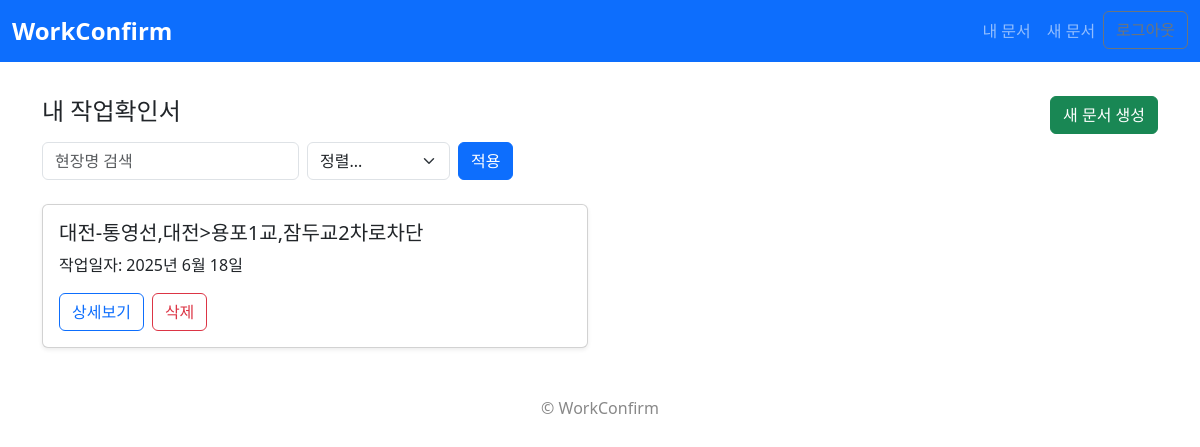
The app's page / (signed in), older data.
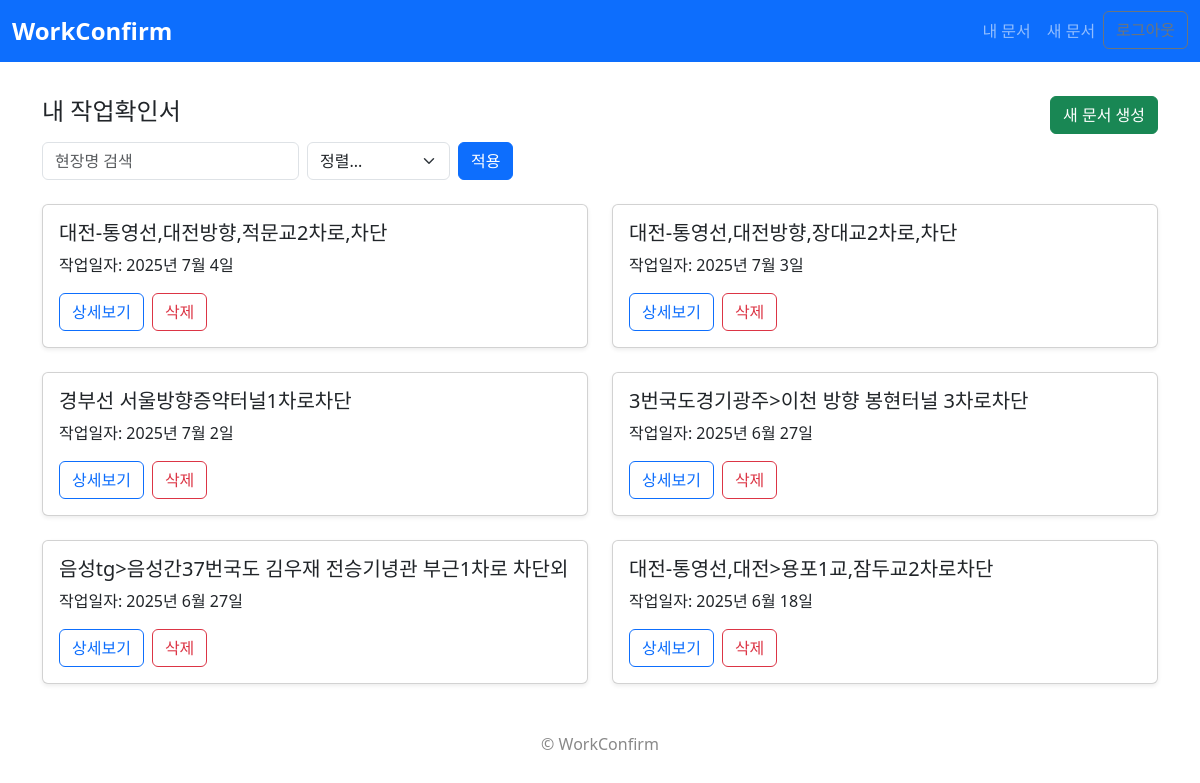
The same page, newer data.
### app/models.py (models this page shows, shortened)
class WorkFormDocument(models.Model):
    user          = models.ForeignKey(
                    settings.AUTH_USER_MODEL,
                        on_delete=models.CASCADE,
                        related_name='documents',
                        default = None
                    )
    created_at = models.DateTimeField(auto_now_add=True)
    folder_name = models.CharField('폴더명', max_length=255)
    docx_file = models.FileField('DOCX 파일', upload_to=upload_to)
    preview_image = models.ImageField('미리보기 이미지', upload_to=upload_to)
    class Meta:
        ordering = ['-created_at']

class WorkFormEntry(models.Model):
    document = models.ForeignKey(
        WorkFormDocument,
        on_delete=models.CASCADE,
        related_name='entries'
    )
    work_date    = models.DateField('작업일자')
    location     = models.CharField('현장명', max_length=100)
    device       = models.CharField('장비명', max_length=100)
    carno        = models.CharField('차량번호', max_length=100, blank=True)
    start_time   = models.TimeField('시작시간')
    end_time     = models.TimeField('종료시간')
    end_day      = models.CharField('종료일', max_length=10, choices=DAY_CHOICES, default='same')
    work_content = models.TextField('작업내용')
    confirm_date = models.DateField('확인일자')
    cert_17      = models.CharField('차단팀장명', max_length=100, blank=True)
    cert_18      = models.CharField('현장책임자명', max_length=100, blank=True)
    created_at   = models.DateTimeField(auto_now_add=True)
    class Meta:
        ordering = ['-created_at']

### app/views.py (the view)
# urls.py: path('',               views.document_list,   name='document_list'),
@login_required
def document_list(request):
    qs = WorkFormDocument.objects.filter(user=request.user)
    q = request.GET.get('q', '').strip()
    if q:
        qs = qs.filter(entries__location__icontains=q)
    sort = request.GET.get('sort')
    if sort == 'date_asc':
        qs = qs.order_by('entries__work_date')
    elif sort == 'date_desc':
        qs = qs.order_by('-entries__work_date')
    elif sort == 'name_asc':
        qs = qs.order_by('entries__location')
    elif sort == 'name_desc':
        qs = qs.order_by('-entries__location')
    else:
        qs = qs.order_by('-created_at')
    documents = qs.distinct()
    return render(request, 'app/document_list.html', {
        'documents': documents,
        'q': q,
        'sort': sort,
    })

### app/templates/app/document_list.html (shortened to what this page needs)
{% extends 'app/base.html' %}
{% block content %}
<div class="d-flex justify-content-between align-items-center mt-4 mb-2">
  <h4>내 작업확인서</h4>
  <a href="{% url 'document_create' %}" class="btn btn-success">새 문서 생성</a>
</div>
<form method="get" class="row g-2 align-items-center mb-4">
  <div class="col-auto">
    <input
      type="text"
      name="q"
      class="form-control"
      placeholder="현장명 검색"
      value="{{ q }}"
    >
  </div>
  <div class="col-auto">
    <select name="sort" class="form-select">
      <option value="">정렬...</option>
    </select>
  </div>
  <div class="col-auto">
    <button type="submit" class="btn btn-primary">적용</button>
  </div>
</form>
<div class="row row-cols-1 row-cols-md-2 g-4">
{% for doc in documents %}
  {% with entry=doc.entries.all.0 %}
    <div class="col">
      <div class="card h-100 shadow-sm">
        <div class="card-body">
          <h5 class="card-title">{{ entry.location }}</h5>
          <p class="card-text">작업일자: {{ entry.work_date }}</p>
          <div class="d-flex">
            <a href="{% url 'document_detail' doc.pk %}"
               class="btn btn-outline-primary me-2">
              상세보기
            </a>
            <form method="post"
                  action="{% url 'document_delete' doc.pk %}"
                  style="display:inline;"
                  onsubmit="return confirm('정말 이 문서를 삭제하시겠습니까?');">
              <button type="submit" class="btn btn-outline-danger">
                삭제
              </button>
            </form>
          </div>
        </div>
      </div>
    </div>
  {% endwith %}
{% endfor %}
</div>
{% endblock %}

### app/templates/app/base.html (shortened to what this page needs)
{% load static %}
<!DOCTYPE html>
<html lang="ko">
<head>
  <link href="https://cdn.jsdelivr.net/npm/bootstrap@5.3.0/dist/css/bootstrap.min.css" rel="stylesheet">
</head>
<body>
<nav class="navbar navbar-expand-lg navbar-dark bg-primary fixed-top">
  <div class="container-fluid">
    <a class="navbar-brand">WorkConfirm</a>
    <div class="collapse navbar-collapse" id="navMenu">
      <ul class="navbar-nav ms-auto">
        {% if user.is_authenticated %}
          <li class="nav-item"><a class="nav-link" href="{% url 'document_list' %}">내 문서</a></li>
          <li class="nav-item"><a class="nav-link" href="{% url 'document_create' %}">새 문서</a></li>
          <li class="nav-item">
            <form method="post" action="{% url 'logout' %}" class="d-inline">
              <button type="submit" class="btn btn-outline-secondary">로그아웃</button>
            </form>
          </li>
        {% else %}
          <li class="nav-item"><a class="nav-link" href="{% url 'login' %}">로그인</a></li>
          <li class="nav-item"><a class="nav-link" href="{% url 'register' %}">회원가입</a></li>
        {% endif %}
      </ul>
    </div>
  </div>
</nav>
<main class="container">
  {% block content %}{% endblock %}
</main>
<footer>&copy; {{ now.year }} WorkConfirm</footer>
</body>
</html>

### app/templates/app/base.html (style rules this page uses)
body { padding-top: 4.5rem; }
.navbar-brand { font-weight: bold; font-size:1.5rem; }
footer { text-align:center; padding:1rem 0; margin-top:2rem; color:#888; }

Row changes from the older to the newer data that the page shows:
added WorkFormDocument: entries.all.0.location "대전-통영선,대전방향,적문교2차로,차단", entries.all.0.work_date "2025년 7월 4일"
added WorkFormDocument: entries.all.0.location "대전-통영선,대전방향,장대교2차로,차단", entries.all.0.work_date "2025년 7월 3일"
added WorkFormDocument: entries.all.0.location "경부선 서울방향증약터널1차로차단", entries.all.0.work_date "2025년 7월 2일"
added WorkFormDocument: entries.all.0.location "3번국도경기광주>이천 방향 봉현터널 3차로차단", entries.all.0.work_date "2025년 6월 27일"
added WorkFormDocument: entries.all.0.location "음성tg>음성간37번국도 김우재 전승기녕관 부근1차로 차단외", entries.all.0.work_date "2025년 6월 27일"
